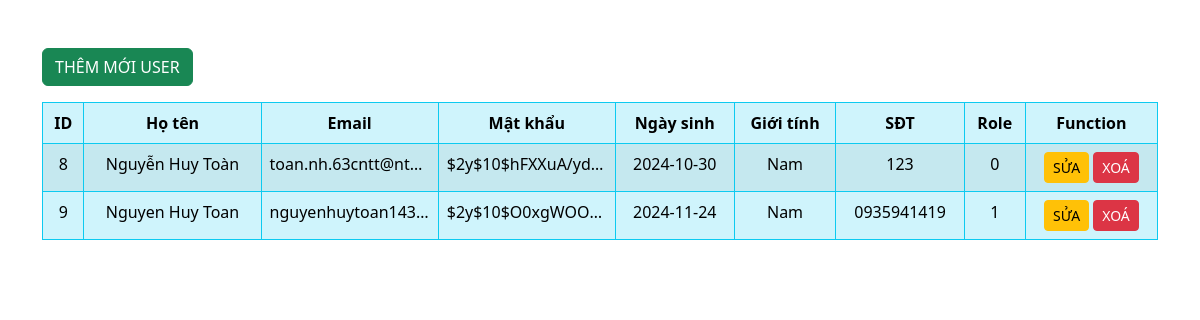
Before: /admin/pages/users/users.php with the older database file.
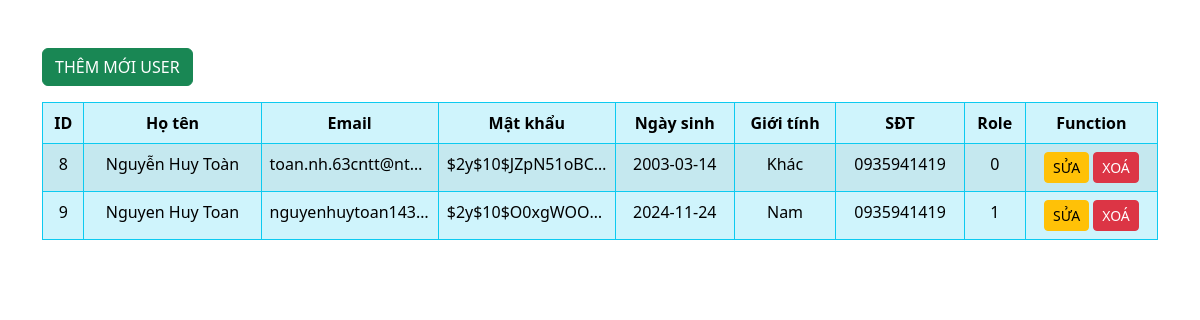
After: the same page with the newer database file.
### tables this page shows
CREATE TABLE `users` (
  `UserID` int(11) NOT NULL,
  `Fullname` varchar(50) NOT NULL,
  `Email` varchar(50) NOT NULL,
  `Pass_word` varchar(100) NOT NULL,
  `Dob` date NOT NULL,
  `Sex` enum('Nam','Nữ','Khác') NOT NULL,
  `Phone` varchar(50) NOT NULL,
  `Role` enum('0','1') NOT NULL DEFAULT '1'
);

### admin/pages/users/users.php (the view, shortened to what this page needs)
<!DOCTYPE html>
<html lang="en">
<head>
    <link href="https://cdn.jsdelivr.net/npm/bootstrap@5.3.3/dist/css/bootstrap.min.css" rel="stylesheet">
</head>
<body>
    <?php
        require 'config.php';
        $query = "SELECT * FROM users";
        $result = mysqli_query($connect, $query);
    ?>
    <div class="container mt-5">
        <a href="/BetaCinema_Clone/admin/pages/users/add_users.php" class="btn btn-success text-center">THÊM MỚI USER</a>
        <table class="table table-info table-bordered border-info table-striped mt-3">
            <thead>
                <tr class="text-center">
                    <th scope="col">ID</th>
                    <th scope="col">Họ tên</th>
                    <th scope="col">Email</th>
                    <th scope="col">Mật khẩu</th>
                    <th scope="col">Ngày sinh</th>
                    <th scope="col">Giới tính</th>
                    <th scope="col">SĐT</th>
                    <th scope="col">Role</th>
                    <th scope="col">Function</th>
                </tr>
            </thead>
            <tbody>
                <?php
                while ($row = mysqli_fetch_assoc($result)) {
                    echo "<tr class='text-center'>";
                    echo "<td>" . htmlspecialchars($row['UserID']) . "</td>";
                    echo "<td>" . htmlspecialchars($row['Fullname']) . "</td>";
                    echo "<td>" . htmlspecialchars($row['Email']) . "</td>";
                    echo "<td>" . htmlspecialchars($row['Pass_word']) . "</td>";
                    echo "<td>" . htmlspecialchars($row['Dob']) . "</td>";
                    echo "<td>" . htmlspecialchars($row['Sex']) . "</td>";
                    echo "<td>" . htmlspecialchars($row['Phone']) . "</td>";
                    echo "<td>" . htmlspecialchars($row['Role']) . "</td>";
                    echo "<td>
                            <a href='/BetaCinema_Clone/admin/pages/users/edit_users.php?id=" . htmlspecialchars($row['UserID']) . "' class='btn btn-warning btn-sm'>SỬA</a>
                            <a href='/BetaCinema_Clone/admin/pages/users/delete_users.php?id=" . htmlspecialchars($row['UserID']) . "' class='btn btn-danger btn-sm' onclick=\"return confirm('Bạn có chắc chắn muốn xoá user này không?');\">XOÁ</a>
                          </td>";
                    echo "</tr>";
                }
                ?>
            </tbody>
        </table>
    </div>
</body>
</html>

Changed rows visible on the page:
changed users "Nguyễn Huy Toàn": Pass_word "$2y$10$hFXXuA/yd…" → "$2y$10$JZpN51oBC…"; Dob "2024-10-30" → "2003-03-14"; Sex "Nam" → "Khác"; Phone "123" → "0935941419"
